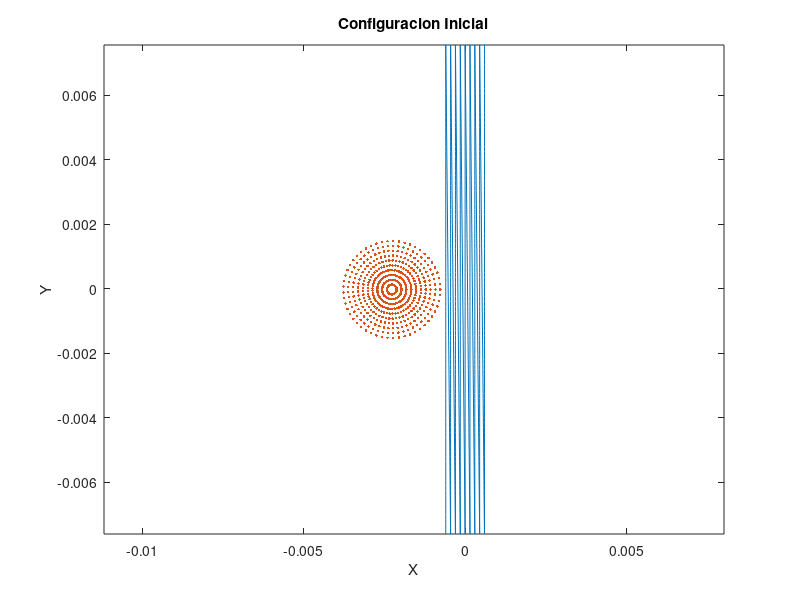

The MATLAB script that drew this image: (Note: this script raises an error after producing the figure.)
%% Bullet_Impact

clear all; clc; close all;
%% Definir Geometria del Objetivo
% Todas las unidades son dadas en el sistema internacional de unidades
%
% Se define las posiciones de las particulas que conforman el objetivo
%
% Geometria del objetivo
T_dy = 1.5e-4; %    Separacion entre particulas
T_dx = T_dy;   %     
k = 2.0;   %    Constante para expandir radio de soporte
h = k*T_dx;  %    Radio de soporte

T_width = 0.0006;               % Ancho del objetivo
T_height = 0.0076;              % Alto del objetivo
T_x = -T_width : T_dx : T_width;
T_y = -T_height : T_dy : T_height;
[X,Y] = meshgrid(T_x, T_y);     % Matriz con la malla de las posiciones x,y para las particulas
Target = [X(:),Y(:)];           %   | x_1 , y_1 |   En esta matriz organiza    
                                %   | .   , .   |   todas las posiciones de las
                                %   | x_n , y_n |   particulas.
                                %   [T_np x 2]

T_np = size(Target,1);          % Numero de particulas en el objetivo

%% Asignacion de defectos puntuales en Objetivo
% Constantes para asginacion de fallas en basalto
m = 3;
k = 7;
T_V = T_dx*T_dy*1;    % Volumen infinitesimal

Nflaws = T_np*log(T_np);        % Numero de defectos puntuales a asignar
Nflaws = round(Nflaws);         
assign_flaws = randi(T_np,Nflaws,1,'uint32'); % [Nflaws x 1]
                                %  Nflaws numeros aleatorios entre 1 y T_np
[Flaws{1:T_np,1}] = deal([]);   %  Flaws [cell array] {T_np x 1}
                                %  Cell array con ''T_np matrices vacias
                                %  Cell de pre-alocacion para fallas
                                
for i = 1:Nflaws
    Flaws{assign_flaws(i),1}(size(Flaws{assign_flaws(i),1})+1) = ...
        (i/(k*T_V))^(1/m);
end
%%
% *assign_flaws*   [Nflaws x 1]    vector que contiene _Nflaws_ posiciones de
% las fallas a generar. Las posiciones estan dadas como numeros enteros en
% relacion al numero de cada particula.
% 
% *Flaws*       cell{T_np x 1}    Contiene _T_np_ matrices vacias que
% identifican las fallas para cada particula. *Flaws* se va llenando 
% de forma aleatoria con las posiciones que indica _assing_flaws_. La
% primera vez que se pasa por una amtriz de Flaws, le asigna el numero
% (i/(k*V))^(1/m) formando una matriz 1x1. La segunda vez que se pasa por
% la misma matriz, aumenta la dimension de la matriz en una sola direccion
% para asignar otro numero. Asi, si semi-aleatoriamente, el numero _k_
% aparecio _n_ veces de _assign_flaws_, la celda _Flaws_ en su posicion _k_
% debe contener una matriz nx1 con numeros asignados. Los numeros asignados
% corresponden a las deformaciones de activacion para los defectos
% puntuales de cada particula

%% Constantes del Material Objetivo
% Todas las unidades estan en el sistema internacional de unidades
T_rho = 7850;               %Densidad volumetrica del objetivo
T_m0 = T_dx*T_dy*T_rho;     %Masa de una particula

%Parametros de Huggoniot
T_ss = 4699;
T_C = 3630;
T_S = 1800;

%Parametros de XSPH
T_gamma = 1.81;
T_alpha = 0.5;
T_beta = 0.5;
T_eta = 0.01;
T_eps = 0.5;

%Parametros de Elasticidad
T_G = 8e10;         % Modulo de cortante
T_Y0 = 6e8;         % Esfuerzo de fluencia
T_E = T_ss^2*T_rho;   % Modulo de Young

%% Definir Geometria del Proyectil
% Se definen las posiciones de las particulas que conforman el proyectil.
%
% Se asume que el proyectil se mueve en la direccion horizontal.
%
% Proyectil rectangular
%{
s_x = 4e-4;             % Separacion en x entre proyectil y objetivo
B_width = T_width/5;    % Ancho del proyectil
B_height = T_height/5;  % Alto del proyectil
B_x0 = min(Target(:,1))-B_width-s_x;
B_y0 = mean(Target(:,2)); % Posiciones de referencia para el objetivo
B_dx = T_dx;            % Separacion entre particulas del proyectil
B_dy = B_dx;

B_x = [-B_width : B_dx : B_width] + B_x0;
B_y = [-B_height : B_dy : B_height] + B_y0;
[X,Y] = meshgrid(B_x,B_y);  % Matrices con la malla para las posiciones 
                            % de la particulas en el proyectil
Bullet = [X(:),Y(:)];       % Posicion de las particulas en el pryectil
B_np = size(Bullet,1);      % Numero de particulas en el proyectil
%}
%%
% Proyectil redondo
s_x = h/2;         % separacion en x entre proyectil y objetivo
B_dr = T_dx;        % Variacion en el radio del proyectil
B_rmax = T_height/5;  % Radio maximo del proyectil
B_r = B_dr:B_dr:B_rmax; % Valores del radio en el proyectil
n_theta = 18*3;         % Numero de puntos a considerar en el angulo
B_theta = linspace(0,2*pi,n_theta); % Valores del angulo
B_cx = min(Target(:,1)) - B_rmax - s_x; % Centro del proyectil
B_cy = mean(Target(:,2));
B_np = length(B_r)*length(B_theta); %Numero de particulas en el proyectil
Bullet = zeros(B_np,2); % Posiciones x,y de las particulas en el proyectil
for i = 1:length(B_r)
    for j = 1:length(B_theta)
        Bullet((i-1)*n_theta+j,:) = [B_r(i)*cos(B_theta(j))+B_cx,...
            B_r(i)*sin(B_theta(j))+B_cy];
    end
end

%% Constantes del Material Proyectil
% Por el momento estas magnitudes corresponden a las mismas del objetivo
%
% **Consultar Propiedades para algun metal y reemplazaralas**
B_rho = 7850;               %Densidad volumetrica del objetivo
B_m0 = pi*B_dr^2*B_rho;     %Masa de una particula
B_V = pi*B_dr^2*1;
%Parametros de Huggoniot
B_ss = 4699;
B_C = 3630;
B_S = 1800;

%Parametros de XSPH
B_gamma = 1.81;
B_alpha = 0.5;
B_beta = 0.5;
B_eta = 0.01;
B_eps = 0.5;

%Parametros de Elasticidad
B_G = 8e10;             % Modulo de cortante
B_Y0 = 6e8;             % Esfuerzo de fluencia
B_E = T_ss^2*T_rho;     % Modulo de Young


%% Alocacion de Matrices Requeridas para calculos
N_part = T_np + B_np; % Numero total de particulas

Particles = [Target;Bullet];    % Posiciones de particulas
V1 = zeros(N_part,1);   % Velocidad en la direccion 1
V2 = zeros(N_part,1);   
dV1 = zeros(N_part,1);  % Derivada total de V1
dV2 = zeros(N_part,1);  
    dv1dx1 = zeros(N_part,1); 
    dv1dx2 = zeros(N_part,1);   % Derivada de V1 en direccion 2
    dv2dx1 = zeros(N_part,1);
    dv2dx2 = zeros(N_part,1);
P = zeros(N_part,1);    % Presion Hidrostatica

Tau11 = zeros(N_part,1);
Tau12 = zeros(N_part,1);    % Esfuerzos en cara 1 con direccion 2
Tau21 = zeros(N_part,1);
Tau22 = zeros(N_part,1);
    dTau11 = zeros(N_part,1);
    dTau12 = zeros(N_part,1); % Derivada de esfuerzos en cara 1 con dir 2
    dTau21 = zeros(N_part,1);
    dTau22 = zeros(N_part,1);
    
eps11 = zeros(N_part,1);
eps12 = zeros(N_part,1);    % Deformacion unitaria en cara 1 con dir 2
eps21 = zeros(N_part,1);
eps22 = zeros(N_part,1);

E_int = zeros(N_part,1);        % Energia Interna
    dE_int = zeros(N_part,1);   % Derivada de Energia Interna

%% Asignacion Selectiva de Propiedades
% Hay que revisar esta matrices porque las propiedades deben inicializarse
% de acuerdo al _tipo de las particulas_, es decir que se deben asignar
% propiedades diferentes a las particulas del *objetivo* y a las particulas
% del *proyectil*
M = zeros(N_part,1);        % Masa de las particulas
M(1:T_np) = ones(T_np,1)*T_V*T_rho; % Particulas del objetivo
M(T_np+1:end) = ones(B_np,1)*B_V*B_rho; % Particulas del proyectil

cs = zeros(N_part,1);       % Velocidad del sonido
cs(1:T_np) = ones(T_np,1)*T_ss;
cs(T_np+1:end) = ones(B_np,1)*B_ss;

Rho = zeros(N_part,1);      % Densidad
Rho(1:T_np) = ones(T_np,1)*T_rho; 
Rho(T_np+1:end) = ones(B_np,1)*B_rho; 
    
    dRho = zeros(N_part,1); % Derivada de la densidad
    
D = zeros(N_part,1);        % Damage

%% Asignacion de condiciones iniciales
V_1 = 100;
%rr = randint(50,1,[1,T_np]);
V1(T_np+1:N_part) = V_1; % Velocidad inicial del Bullet

%% Representacion de condiciones iniciales
figure(1)
plot(Target(:,1),Target(:,2),Bullet(:,1),Bullet(:,2),...
    'Marker', '.', 'LineStyle','none')
title('Configuracion Inicial')
xlabel('X'); ylabel('Y'); axis('equal')
%% Inicio de Simulacion
% 
display('~~~~~~~~~~~~~~~~~~~~~~~~~~~~~');
display('   Inicio de la simulacion')
display('~~~~~~~~~~~~~~~~~~~~~~~~~~~~~')

t = 0;  %Tiempo Inicial
dt = max(h/cs); % Paso de tiempo
                % El paso de tiempo se define de esta forma para que la
                % simulacion sea capaz de detectar el fenomeno mas rapido
                % al que sea sensible el problema
                % La definicion correcta es 
                % min(h/cs)
                % pero lo ejecuta con max para que dt sea diferente de 0 y
                % la simulacion no sea muy larga
tf = 1e-6*20; % Tiempo final
steps = round(tf/dt);  % Numero de pasos

%%
% Matrices para guardar informacion de la simulacion
n_m = round(20/100*steps);     % Numero de datos para muestreo

Coordenadas = zeros(N_part,n_m);
Velocidad1 = zeros(N_part,n_m);
Velocidad2 = zeros(N_part,n_m);
Presion = zeros(N_part,n_m);
Esfuerzos11 = zeros(N_part,n_m);
Esfuerzos12 = zeros(N_part,n_m);
Esfuerzos21 = zeros(N_part,n_m);
Esfuerzos22 = zeros(N_part,n_m);
Densidad = zeros(N_part,n_m);
Color = zeros(N_part,1);
    Color(1:T_np) = 1;
    Color(T_np+1:N_part) = 0;

%% Recorrido principal en el tiempo
fprintf('Numero de Pasos = %d\n',steps)
for ti = 1:steps
    fprintf('%d..',ti);
    
    
    %% Busqueda de Vecinos
    %
    % *Nearpart*        cell {N_part x 1}:
    % En el compartimiento _i_ de *Nearpart*, se encuentra un vector [1 x n] 
    % que contiene los indices de las n particulas vecinas a la particula
    % de identidad _i_.
    %
    % *Dist*        cell {Npart x 1}:
    % En el compartimiento _i_ de *Dist*, se encuentra un vector [1 x n] que 
    % contiene la distancia _r_n_ a la que se encuentra cada una de las
    % _n_ particulas vecinas de la particula _i_.
    [Nearpart,Dist] = rangesearch(Particles,Particles,h);
    
    %
    % Se genera el _cell_ para el kernel *kern*. Este cell tiene las mismas
    % dimensiones que el cell _Dist_, con la diferencia que todos los
    % valores son _0_
    kern = cellfun(@(x) x*0, Dist, 'un', 0);
        dkernx = kern;  %Inicializar en 0 las derivadas del kernel
        dkerny = kern;
    
    % Usando las funciones kern1, dkernx1 y dkerny1 se calcula el kernel
    % y las derivadas del kernel x-y evaluadas en las particulas vecinas 
    % de cada una de las particulas del dominio.
    
    %% Recorrido en las particulas del Target
    for i = 1:T_np
        kern{i} = kern1(Dist{i},h);
        dkernx{i} = dkernx1(Dist{i}, h, Particles, Nearpart{i}, i);
        dkerny{i} = dkerny1(Dist{i}, h, Particles, Nearpart{i}, i);
        
        %%%Calcular Presion hidrostatica con ecuacion de Mie-Gruniensen
        %
        %   Esta parte se puede hacer mas eficiente. De esta forma es
        %   ineficiente porque realiza validacion y asignacion para cada
        %   particula. Creo que si hago recorridos independientes para las
        %   particulas del objetivo y del proyectil, solo hago dos
        %   asignaciones y ninguna verificacion.
        P(i) = EOSmie(E_int(i), T_rho, T_C, T_S, Rho(i), T_gamma);
        
        %%%Derivadas espaciales de las Velocidades
        [dv1dx1(i), dv1dx2(i), dv2dx1(i), dv2dx2(i)] = ...
            Velgradesp(Rho, M, V1, V2, dkernx{i}, dkerny{i},...
            Nearpart{i},i);
        
        %%%Deformacion unitaria
        [eps11(i), eps12(i), eps21(i), eps22(i)] = ...
            deform(dv1dx1(i), dv1dx2(i), dv2dx1(i), dv2dx2(i));
        
        %%%Derivadas de Esfuerzos Cortantes
        [dTau11(i), dTau12(i), dTau21(i), dTau22(i)] = ...
            devstresshooke(dv1dx2(i), dv2dx1(i),...
                Tau11(i), Tau12(i), Tau21(i), Tau22(i),...
                eps11(i), eps21(i), eps22(i), T_G);

        %%%Calcular Esfuerzos
        % No se puede hacer opearacion vectorizada porque el Tau
        % se corrgie con criterio de Von Mises 
        Tau11(i) = Tau11(i) + dTau11(i)*dt;
        Tau12(i) = Tau12(i) + dTau12(i)*dt;
        Tau21(i) = Tau21(i) + dTau21(i)*dt;
        Tau22(i) = Tau22(i) + dTau22(i)*dt;
        
        %%%Criterio de falla de Von Mises
        J = Tau11(i)^2 + 2*Tau12(i)*Tau21(i) + Tau22(i)^2;
        f = sqrt(2*T_Y0/3);
        if J > T_Y0*3/2
            scalar = f/sqrt(J);
            Tau11(i) = Tau11(i)*scalar;
            Tau12(i) = Tau12(i)*scalar;
            Tau21(i) = Tau21(i)*scalar;
            Tau22(i) = Tau22(i)*scalar;
        end
        
        %%%Damage
        % Damage solo aplica para las particulas del Target
        % Modificacion importante respecto al codigo de Daniel:
        % 
        % Cambio *if ei > length(Flaws{i}(j))* por 
        % *if ei > Flaws{i}(j)* Hago esta modificacion porque lo que se
        % necesita es contar cuantos defectos puntuales se activan
        %
        %Energia de activacion
        ei = J/((1-D(i))*T_E);
        
        % Recorrido en los defectos puntuales
        for j = 1:length(Flaws{i})
            count = 0;
            % Contar cuantos defectos se activan
            if ei > Flaws{i}(j)
                count = count + 1;
            end
        end
        
        % Damage depende del numero de fallas activas
        % Revisar refrencia de Damage, creo que este procedimiento no es
        % del todo correcto porque el Damage = 1 se alcanza solo cuando
        % todas los defectos estan activos. Entonces dberia ser algo de la
        % forma count/length(Flaws{i})
        %
        dD = Damageevol(Rho(i), M(i), cs(i)) * count;
        D(i) = dD^2*dt;
        
        % Escalar esfuerzos del material con el Damage
        Tau11(i) = Tau11(i)*(1-D(i));
        Tau12(i) = Tau12(i)*(1-D(i));
        Tau21(i) = Tau21(i)*(1-D(i));
        Tau22(i) = Tau22(i)*(1-D(i));
        

        %%%Ecuacion de la continuidad
        % Calcular la derivada de la densidad para una particula
        dRho(i) = derivadarho(M, V1, V2, ...
            dkernx{i}, dkerny{i}, Nearpart{i}, i);
    end
    
    %%%Avanzar la densidad en el tiempo
    Rho(1:T_np) = Rho(1:T_np) + dRho(1:T_np)*dt;
    
    for i = 1:T_np
       %%%Conservacion de Momentum
       [dV1(i),dV2(i)] = Momentumeq2d(Tau11, Tau12, Tau21, Tau22, P, Rho,...
           dkernx{i}, dkerny{i}, M, Nearpart{i}, i, cs, Dist{i}, Particles,...
           h, V1, V2);
       
       %%%%Conservacion de la Energia
       dE_int(i) = Deint(Tau11(i), Tau12(i), Tau21(i), Tau22(i), P, Rho,...
           dkernx{i}, dkerny{i}, M, Nearpart{i}, i, cs, Dist{i}, Particles,...
           h, V1, V2, eps11(i), eps12(i), eps21(i), eps22(i));
    end
    
    %%%Avanzar la velocidad
    V1(1:T_np) = V1(1:T_np) + dV1(1:T_np)*dt;
    V2(1:T_np) = V2(1:T_np) + dV2(1:T_np)*dt;
    E_int(1:T_np) = E_int(1:T_np) + dE_int(1:T_np)*dt;
    
    %%%Correcciones
    for i = 1:T_np
        %%%Velocidad del sonido
        cs(i) = Miespeedofsound(E_int(i), T_rho, T_C, T_S,Rho(i), T_gamma);
        
        %%%XSPH
        [V1(i),V2(i)] = XSPH(Nearpart{i}, M, Rho, V1, V2, kern{i}, i);
    end
    Particles(1:T_np,:) = Particles(1:T_np,:) + ...
        [V1(1:T_np), V2(1:T_np)]*dt;
    
    % Hasta aca se tiene configurado completamente la simulacion para
    % las particulas del target
    
    %% Recorrido en las particulas del Bullet
    for i = T_np+1:N_part
        kern{i} = kern1(Dist{i},h);
        dkernx{i} = dkernx1(Dist{i}, h, Particles, Nearpart{i}, i);
        dkerny{i} = dkerny1(Dist{i}, h, Particles, Nearpart{i}, i);
        
        %%%Calcular Presion hidrostatica con ecuacion de Mie-Gruniensen
        %
        %   Esta parte se puede hacer mas eficiente. De esta forma es
        %   ineficiente porque realiza validacion y asignacion para cada
        %   particula. Creo que si hago recorridos independientes para las
        %   particulas del objetivo y del proyectil, solo hago dos
        %   asignaciones y ninguna verificacion.
        P(i) = EOSmie(E_int(i), B_rho, B_C, B_S, Rho(i), B_gamma);
        
        %%%Derivadas espaciales de las Velocidades
        [dv1dx1(i), dv1dx2(i), dv2dx1(i), dv2dx2(i)] = ...
            Velgradesp(Rho, M, V1, V2, dkernx{i}, dkerny{i},...
            Nearpart{i},i);
        
        %%%Deformacion unitaria
        [eps11(i), eps12(i), eps21(i), eps22(i)] = ...
            deform(dv1dx1(i), dv1dx2(i), dv2dx1(i), dv2dx2(i));
        
        %%%Derivadas de Esfuerzos Cortantes
        [dTau11(i), dTau12(i), dTau21(i), dTau22(i)] = ...
            devstresshooke(dv1dx2(i), dv2dx1(i),...
                Tau11(i), Tau12(i), Tau21(i), Tau22(i),...
                eps11(i), eps21(i), eps22(i), B_G);

        %%%Calcular Esfuerzos
        % No se puede hacer opearacion vectorizada porque el Tau
        % se corrgie con criterio de Von Mises 
        Tau11(i) = Tau11(i) + dTau11(i)*dt;
        Tau12(i) = Tau12(i) + dTau12(i)*dt;
        Tau21(i) = Tau21(i) + dTau21(i)*dt;
        Tau22(i) = Tau22(i) + dTau22(i)*dt;
        
        %%% Criterio de falla de Von Mises
        J = Tau11(i)^2 + 2*Tau12(i)*Tau21(i) + Tau22(i)^2;
        f = sqrt(2*B_Y0/3);
        if J > B_Y0*3/2
            scalar = f/sqrt(J);
            Tau11(i) = Tau11(i)*scalar;
            Tau12(i) = Tau12(i)*scalar;
            Tau21(i) = Tau21(i)*scalar;
            Tau22(i) = Tau22(i)*scalar;
        end
        
        %%%Damage
        % Damage NO aplica para las particulas del bullet
                 
        %%%Ecuacion de la continuidad
        % Calcular la derivada de la densidad para una particula
        dRho(i) = derivadarho(M, V1, V2, ...
            dkernx{i}, dkerny{i}, Nearpart{i}, i);
    end
    
    %%%Avanzar la densidad en el tiempo
    Rho(T_np+1:N_part) = Rho(T_np+1:N_part) + dRho(T_np+1:N_part)*dt;
    
    for i = T_np+1:N_part
       %%%Conservacion de Momentum
       [dV1(i),dV2(i)] = Momentumeq2d(Tau11, Tau12, Tau21, Tau22, P, Rho,...
           dkernx{i}, dkerny{i}, M, Nearpart{i}, i, cs, Dist{i}, Particles,...
           h, V1, V2);
       
       %%%Conservacion de la Energia
       dE_int(i) = Deint(Tau11(i), Tau12(i), Tau21(i), Tau22(i), P, Rho,...
           dkernx{i}, dkerny{i}, M, Nearpart{i}, i, cs, Dist{i}, Particles,...
           h, V1, V2, eps11(i), eps12(i), eps21(i), eps22(i));
    end
    
    %%%Avanzar la velocidad
    V1(T_np+1:N_part) = V1(T_np+1:N_part) + dV1(T_np+1:N_part)*dt;
    V2(T_np+1:N_part) = V2(T_np+1:N_part) + dV2(T_np+1:N_part)*dt;
    E_int(T_np+1:N_part) = E_int(T_np+1:N_part) + dE_int(T_np+1:N_part)*dt;
    
    %%%Correcciones
    for i = T_np+1:N_part
        %%%Velocidad del sonido
        cs(i) = Miespeedofsound(E_int(i), B_rho, B_C, B_S,Rho(i), B_gamma);
        
        %%%XSPH
        [V1(i),V2(i)] = XSPH(Nearpart{i}, M, Rho, V1, V2, kern{i}, i);
    end
    Particles(T_np+1:N_part,:) = Particles(T_np+1:N_part,:) + ...
        [V1(T_np+1:N_part), V2(T_np+1:N_part)]*dt;
    Particles = real(Particles);
    
    
    %% Graficas
    %plot(Particles(:,1), Particles(:,2),'.b')
    if mod(ti-1,5)==0
        scatter(Particles(:,1),Particles(:,2),15,V1,'filled')
        caxis([-100,100])
        colorbar()
        %xlim([-10e-3,6e-3])
        %ylim([-7e-3,7e-3])
        axis('equal')
        drawnow
    end
    
end

%% Comentarios JC
% 
% Situaciones por corregir:
% # Generacion de numero complejos
% Se estan generando coordenadas complejas en el arreglo _Particles_, pro
% el momento lo soluciono tomando solo la parte real de _Particles_.
% Tambien se estan generando complejos en _dE_int_ y otras derivadas
% # Propiedades de Materiales
% Se esta trabajndo unicamente con las propiedades del basalto. Falta
% consultar propiedades para un material comun en balas
%
%
%
